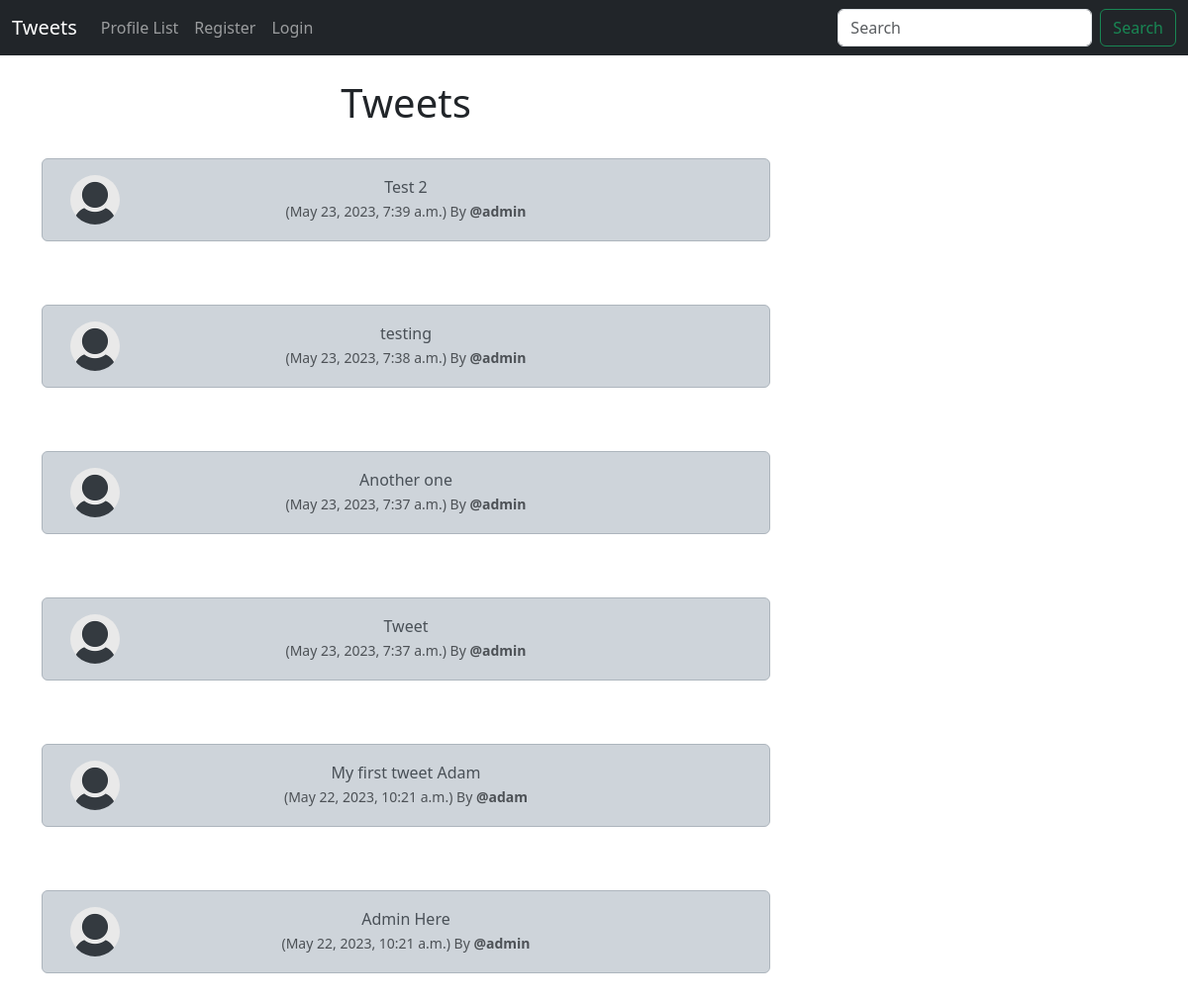
Before: / with the older database file.
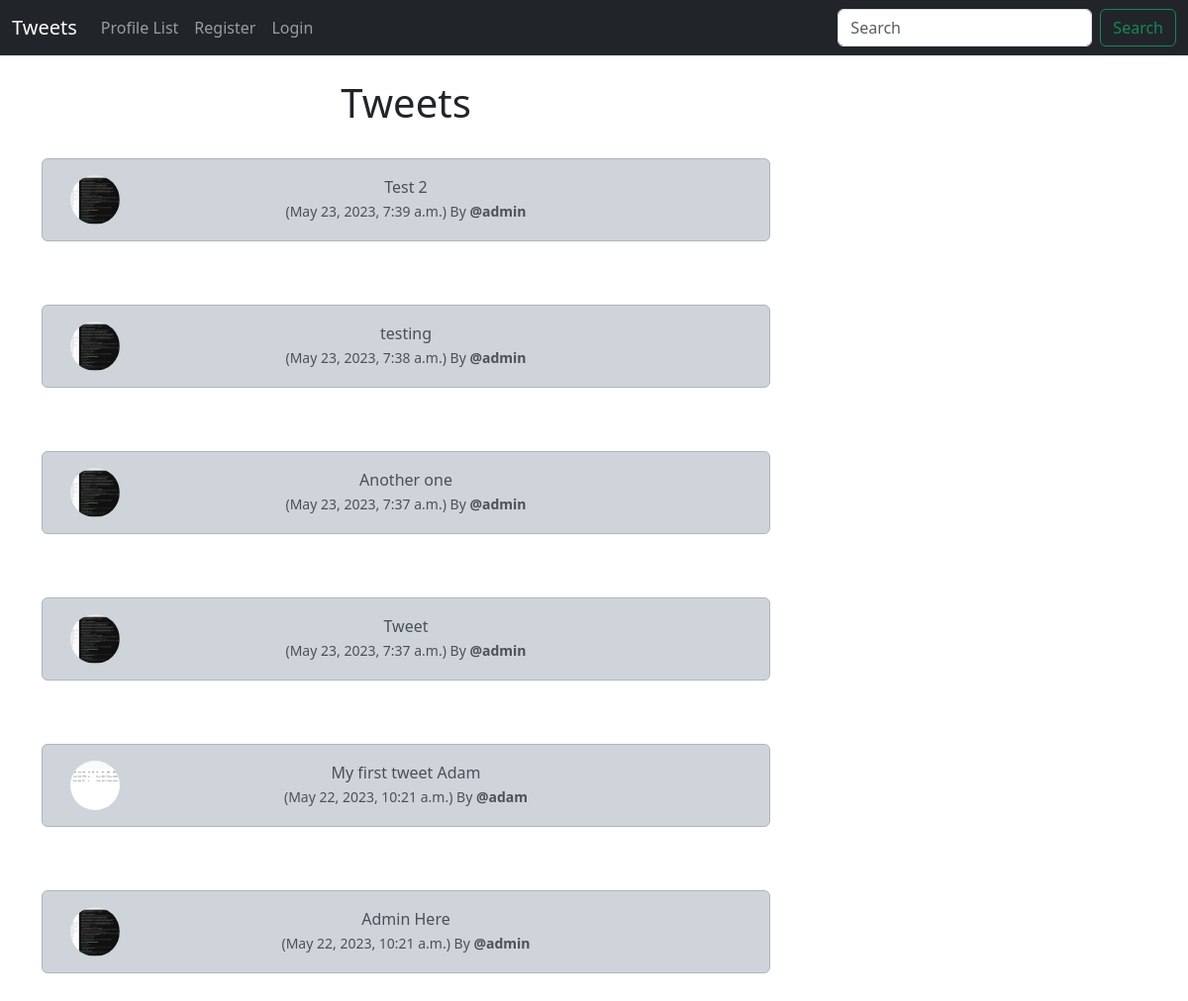
After: the same page with the newer database file.
### tweet/models.py (models this page shows, shortened)
class Tweet(models.Model):
    user = models.ForeignKey(User, related_name='tweets', on_delete=models.DO_NOTHING)
    body = models.CharField(max_length=200)
    created_at = models.DateTimeField(auto_now_add=True)

class Profile(models.Model):
    user = models.OneToOneField(User, on_delete=models.CASCADE)
    follows = models.ManyToManyField(
        "self",
        related_name="followed_by",
        symmetrical=False,
        blank=True
    )
    date_modified = models.DateTimeField(User, auto_now=True)
    profile_image = models.ImageField(null=True, blank=True, upload_to='images/')

### tweet/views.py (the view)
# urls.py: 2. Add a URL to urlpatterns:  path('', views.home, name='home')
def home(request):
    if request.user.is_authenticated:
        form = TweetForm()
        if request.method == 'POST':
            form = TweetForm(request.POST)
            if form.is_valid():
                tweet = form.save(commit=False)
                tweet.user = request.user
                tweet.save()
                messages.success(request, 'Your tweet has been Posted')
                return redirect('home')
        tweets = Tweet.objects.all().order_by('-created_at')
        return render(request, 'home.html', {'tweets': tweets, 'form': form})
    else:
        tweets = Tweet.objects.all().order_by('-created_at')
        return render(request, 'home.html', {'tweets': tweets})

### templates/home.html (shortened to what this page needs)
{% extends 'base.html' %}
{% load static %}
{% block content %}
<div class="container text-center">
    <div class="row">
        <div class="col-8">
            <h1>Tweets</h1>
            <br>
            {% if tweets %}
            {% for tweet in tweets %}
            <div class="alert alert-dark" role="alert">
                <div class="container">
                    <div class="row">
                        <div class="col-1">
                            {% if tweet.user.profile.profile_image %}
                                <img src="{{tweet.user.profile.profile_image.url}}" alt="{{tweet.user.username}}" width="50" height="50" class="rounded-circle">
                            {% else %}
                                <img src="{% static 'images/default_profile_pic.png' %}" class="rounded-circle" alt="{{tweet.user.username}}" width="50" height="50">
                            {% endif %}
                        </div>
                        <div class="col-10">
                            {{tweet.body}}<br>
                            <small class="text-muted">
                                ({{tweet.created_at}}) By
                                <a class="text-muted text-decoration-none" href="{% url 'profile' tweet.user.id %}"><b>@{{tweet.user.username}}</b></a>
                            </small>
                        </div>
                    </div>
                </div>
            </div>
            <br><br>
            {% endfor %}
        </div>
        <div class="col-4">
            <br><br><br>
        </div>
            {% endif %}
    </div>
</div>
{% endblock content %}

Changed rows visible on the page:
changed through a linked row, Tweet "Test 2": user.profile.profile_image: picture added; profile_image: picture removed
changed through a linked row, Tweet "testing": user.profile.profile_image: picture added; profile_image: picture removed
changed through a linked row, Tweet "Another one": user.profile.profile_image: picture added; profile_image: picture removed
changed through a linked row, Tweet "Tweet": user.profile.profile_image: picture added; profile_image: picture removed
changed through a linked row, Tweet "My first tweet Adam": user.profile.profile_image: picture added; profile_image: picture removed
changed through a linked row, Tweet "Admin Here": user.profile.profile_image: picture added; profile_image: picture removed
